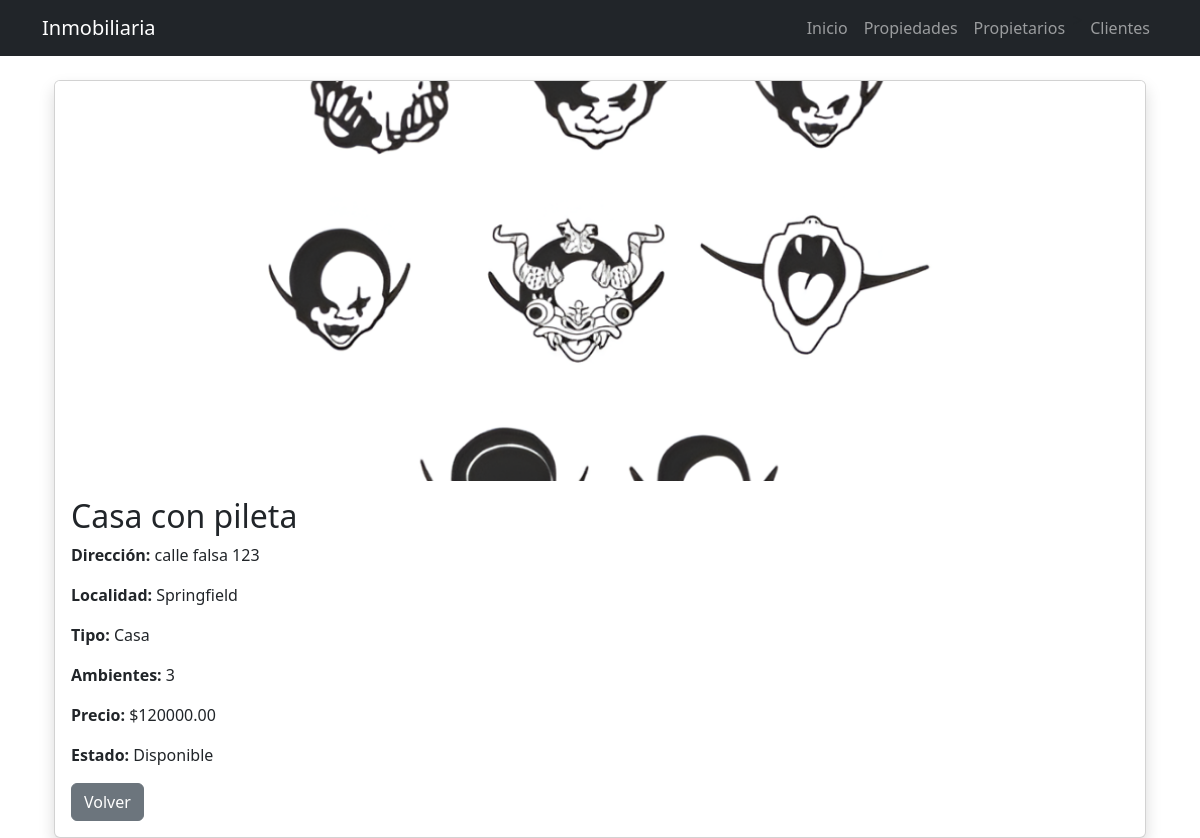
Screenshot of /propiedades/detalle/2/ with the database file from the repository.
### propiedades/models.py (models this page shows, shortened)
class Propiedad(models.Model):
    TIPOS = [
        ("Casa", "Casa"),
        ("Departamento", "Departamento"),
        ("PH", "PH"),
        ("Terreno", "Terreno"),
    ]
    ESTADOS = [
        ("Disponible", "Disponible"),
        ("Vendida", "Vendida"),
        ("Alquilada", "Alquilada"),
    ]
    titulo = models.CharField(max_length=100)
    direccion = models.CharField(max_length=150)
    localidad = models.CharField(max_length=100)
    tipo = models.CharField(
        max_length=50,
        choices=TIPOS
    )
    ambientes = models.IntegerField()
    precio = models.DecimalField(
        max_digits=12,
        decimal_places=2
    )
    imagen = models.ImageField(
        upload_to="propiedades/",
        blank=True,
        null=True
    )
    estado = models.CharField(
        max_length=50,
        choices=ESTADOS
    )
    propietario = models.ForeignKey(
        Propietario,
        on_delete=models.CASCADE
    )

### propiedades/views.py (the view)
def detalle_propiedad(request, id):
    propiedad = Propiedad.objects.get(id=id)
    return render(
        request,
        "propiedades/detalle_propiedad.html",
        {"propiedad": propiedad}
    )

### propiedades/templates/propiedades/detalle_propiedad.html
{% extends 'base.html' %}
{% block contenido %}
<div class="container mt-4">
<div class="card shadow">
{% if propiedad.imagen %}
<img src="{{ propiedad.imagen.url }}"
     class="card-img-top"
     style="height:400px; object-fit:cover;">
{% endif %}
<div class="card-body">
<h2>
{{ propiedad.titulo }}
</h2>
<p>
<strong>Dirección:</strong>
{{ propiedad.direccion }}
</p>
<p>
<strong>Localidad:</strong>
{{ propiedad.localidad }}
</p>
<p>
<strong>Tipo:</strong>
{{ propiedad.tipo }}
</p>
<p>
<strong>Ambientes:</strong>
{{ propiedad.ambientes }}
</p>
<p>
<strong>Precio:</strong>
${{ propiedad.precio }}
</p>
<p>
<strong>Estado:</strong>
{{ propiedad.estado }}
</p>
<a href="/propiedades/"
class="btn btn-secondary">
Volver
</a>
</div>
</div>
</div>
{% endblock %}

### rows the page displays
Propiedad: imagen (picture), titulo "Casa con pileta", direccion "calle falsa 123", localidad "Springfield", tipo "Casa", ambientes "3", precio "120000.00", estado "Disponible"
